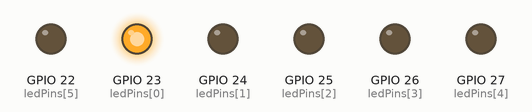
Simulated run of this program. Board: Raspberry Pi (BCM pin numbers). Parts: output pins drawn as LEDs (lit = HIGH).

Above: at 0.1 s.
At 0.9 s:
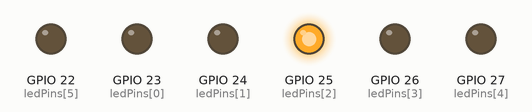
At 1.3 s:
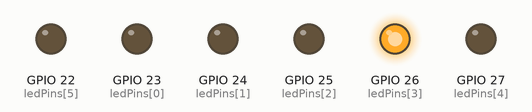
At 2.7 s:
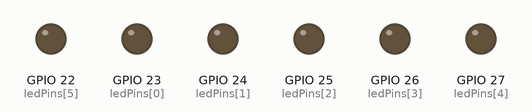
At 4.1 s:
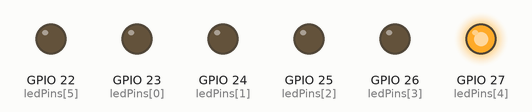
At 5.3 s:
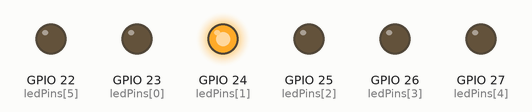
Timing chart, 0 to 5.6 s (numbered marks = the images above):
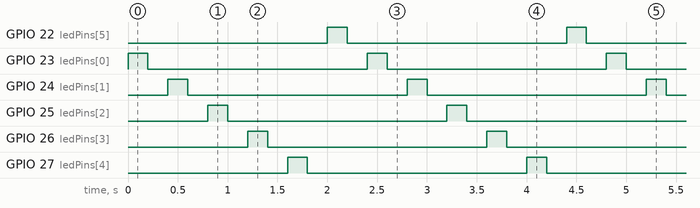

Measured:
- by itself, GPIO 22 (ledPins[5]), GPIO 23 (ledPins[0]), GPIO 24 (ledPins[1]), GPIO 25 (ledPins[2]), GPIO 26 (ledPins[3]), GPIO 27 (ledPins[4]): alternates HIGH for 0.20 s and LOW for 2.2 s
- by itself, everything shown: repeats every 2.4 s, in 12 steps

The program:

blikani_6_diod_01.py
```python
import RPi.GPIO as gpio
import time
###############################


gpio.setwarnings(False)

ledPins = [23,24,25,26,27,22]
sleepTime = 0.2

gpio.setmode(gpio.BCM)
for ledPin in ledPins:
    gpio.setup(ledPin, gpio.OUT)
    gpio.output(ledPin, gpio.LOW)


while True:
    for ledPin in ledPins:
        gpio.output(ledPin, gpio.HIGH)
        time.sleep(sleepTime)
        gpio.output(ledPin, gpio.LOW)
        time.sleep(sleepTime)
```
